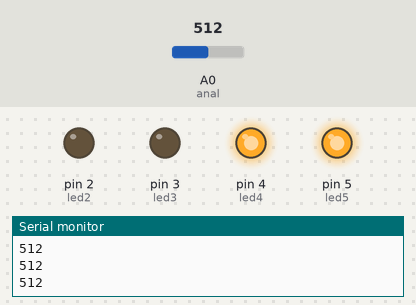
Simulated run of this sketch. Board: Arduino Uno, built with avr-gcc and run on an emulated ATmega328P. On the bench: output pins drawn as LEDs (lit = HIGH), the last lines printed to the serial monitor. Inputs (shaded band) come from the test bench; at power-on: A0 (anal) = 512.

Above: at 1.2 s.
1.3 s: A0 (anal) set to 482
At 2.4 s:
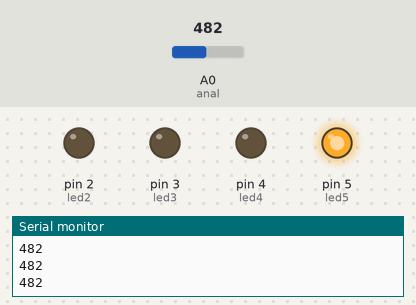
2.8 s: A0 (anal) set to 259
4.3 s: A0 (anal) set to 235
At 4.8 s:
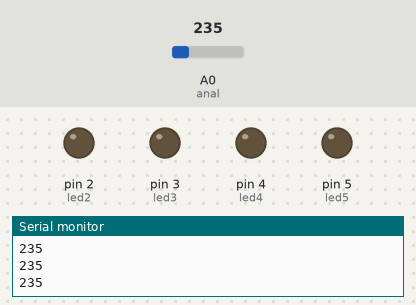
5.8 s: A0 (anal) set to 760
At 7.0 s:
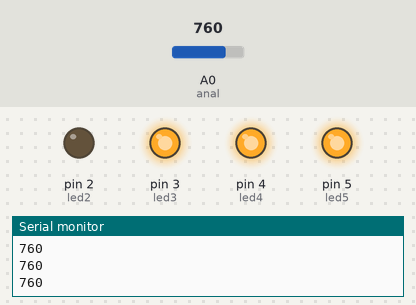
7.3 s: A0 (anal) set to 984
8.8 s: A0 (anal) set to 1013
At 9.5 s:
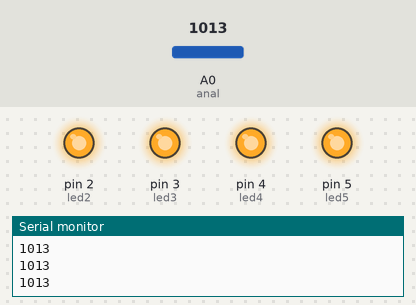
Timing chart, 0 to 11.3 s (numbered marks = the images above; inputs shaded):
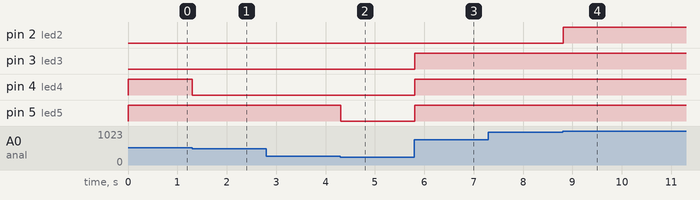

The sketch:

potenciometro.ino
```cpp
const int led5 = 5;
const int led4 = 4;
const int led3 = 3;
const int led2 = 2;
const int anal = A0;
int analV = 0;

void setup() {
  pinMode(anal, INPUT);
  pinMode(led5, OUTPUT);
  pinMode(led4, OUTPUT);
  pinMode(led3, OUTPUT);
  pinMode(led2, OUTPUT);
  Serial.begin(9600);
}

void loop() {
  analV = analogRead(anal);

  Serial.println(analV);

  if (analV >= 250 && analV < 500) {
    digitalWrite(led5, HIGH);
    digitalWrite(led4, LOW);
    digitalWrite(led3, LOW);
    digitalWrite(led2, LOW);
  } else if (analV >= 500 && analV < 750) {
    digitalWrite(led5, HIGH);
    digitalWrite(led4, HIGH);
    digitalWrite(led3, LOW);
    digitalWrite(led2, LOW);
  } else if (analV >= 750 && analV < 1000) {
    digitalWrite(led5, HIGH);
    digitalWrite(led4, HIGH);
    digitalWrite(led3, HIGH);
    digitalWrite(led2, LOW);
  } else if (analV >= 1000) {
    digitalWrite(led5, HIGH);
    digitalWrite(led4, HIGH);
    digitalWrite(led3, HIGH);
    digitalWrite(led2, HIGH);
  } else {
    digitalWrite(led5, LOW);
  }
}
```

Measured:
- the behaviour switches between 500 and 499 on A0 (anal) (found by bisection; images 0 and 1)
- the behaviour switches between 250 and 249 on A0 (anal) (found by bisection; images 1 and 2)
- the behaviour switches between 999 and 1000 on A0 (anal) (found by bisection; images 3 and 4)
- after the input at 1.3 s, pin 4 (led4): HIGH → LOW at once
- after the input at 4.3 s, pin 5 (led5): HIGH → LOW at once
- after the input at 5.8 s, pin 3 (led3), pin 4 (led4), pin 5 (led5): LOW → HIGH at once
- after the input at 8.8 s, pin 2 (led2): LOW → HIGH at once
